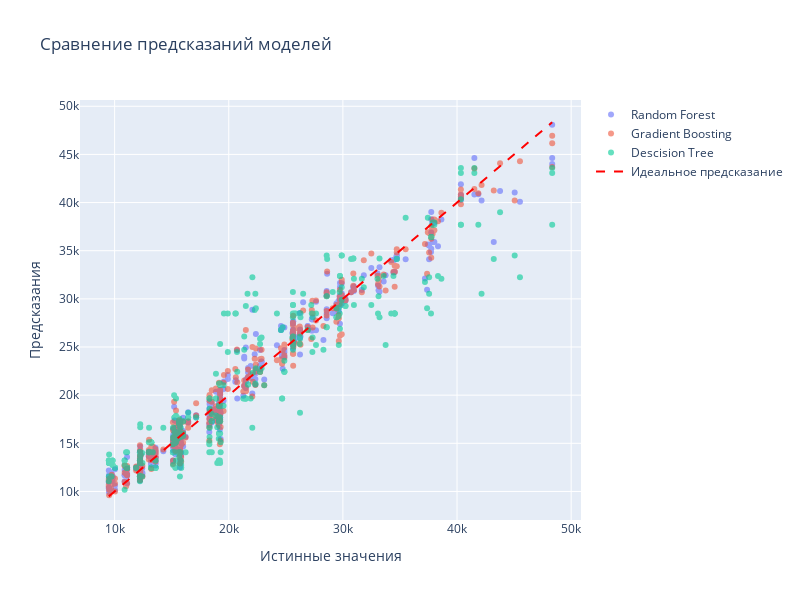

Notebook cell for this chart:
### Code cell
tree_models_preds = {
    'Random Forest': rf_pred,
    'Gradient Boosting': gb_pred,
    'Descision Tree': dt_pred
}

plot_predictions(tree_models_preds, y_tree_test)

### Figure 1 — Plotly figure (JSON) as saved in the notebook; plotly's stock layout.template omitted (floating-point values rounded to 4 significant figures; data arrays with more than 128 entries replaced by an {"elided": "..."} marker saying what was removed)
{"data": [{"mode": "markers", "name": "Random Forest", "opacity": 0.6, "type": "scatter", "x": {"elided": "423 int values"}, "y": {"elided": "423 float values"}}, {"mode": "markers", "name": "Gradient Boosting", "opacity": 0.6, "type": "scatter", "x": {"elided": "423 int values"}, "y": {"elided": "423 float values"}}, {"mode": "markers", "name": "Descision Tree", "opacity": 0.6, "type": "scatter", "x": {"elided": "423 int values"}, "y": {"elided": "423 float values"}}, {"line": {"color": "red", "dash": "dash"}, "mode": "lines", "name": "Идеальное предсказание", "type": "scatter", "x": [9490, 48339], "y": [9490, 48339]}], "layout": {"height": 600, "title": {"text": "Сравнение предсказаний моделей"}, "width": 800, "xaxis": {"title": {"text": "Истинные значения"}}, "yaxis": {"title": {"text": "Предсказания"}}}}
